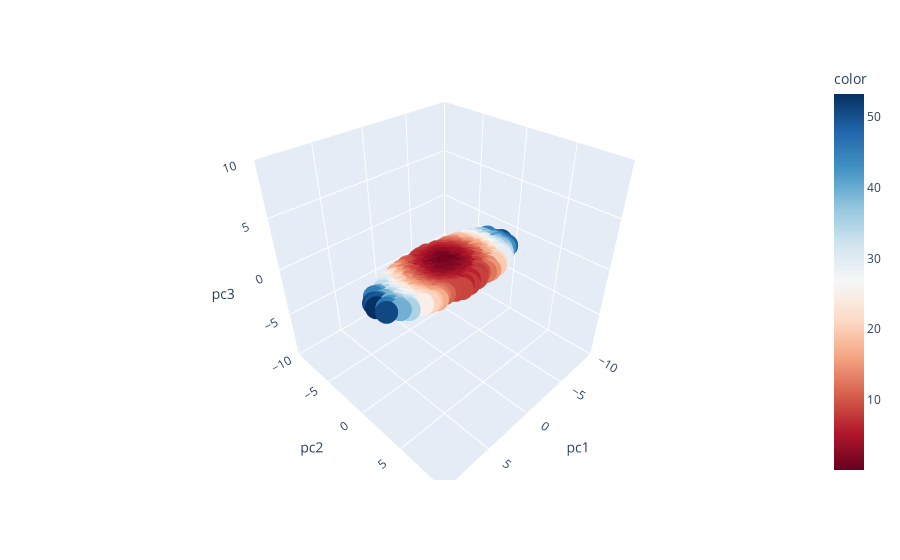

The code cell stored with this chart in its notebook:
### Markdown cell above
We use `colorize_surfboard_data` to add a `color` column to the dataframe. The following plot should show data which looks exactly like the 3D figure given under "Visualizing the Principal Component Matrix", except flattened into the plane given by z = 0.

### Code cell
fig = px.scatter_3d(colorize_surfboard_data(surfboard_1st_2_pcs), x='pc1', y='pc2', z='pc3', range_x = [-10, 10], range_y = [-10, 10], range_z = [-10, 10],
                   color = 'color', color_continuous_scale = 'RdBu');
fig.show();

### Figure 1 — Plotly figure (JSON) as saved in the notebook; plotly's stock layout.template omitted (floating-point values rounded to 4 significant figures; data arrays with more than 128 entries replaced by an {"elided": "..."} marker saying what was removed)
{"data": [{"hoverlabel": {"namelength": 0}, "hovertemplate": "pc1=%{x}<br>pc2=%{y}<br>pc3=%{z}<br>color=%{marker.color}", "legendgroup": "", "marker": {"color": {"elided": "1000 float values"}, "coloraxis": "coloraxis", "symbol": "circle"}, "mode": "markers", "name": "", "scene": "scene", "showlegend": false, "type": "scatter3d", "x": {"elided": "1000 float values"}, "y": {"elided": "1000 float values"}, "z": {"elided": "1000 int values"}}], "layout": {"coloraxis": {"colorbar": {"title": {"text": "color"}}, "colorscale": [[0, "rgb(103,0,31)"], [0.1, "rgb(178,24,43)"], [0.2, "rgb(214,96,77)"], [0.3, "rgb(244,165,130)"], [0.4, "rgb(253,219,199)"], [0.5, "rgb(247,247,247)"], [0.6, "rgb(209,229,240)"], [0.7, "rgb(146,197,222)"], [0.8, "rgb(67,147,195)"], [0.9, "rgb(33,102,172)"], [1, "rgb(5,48,97)"]]}, "legend": {"tracegroupgap": 0}, "margin": {"t": 60}, "scene": {"domain": {"x": [0, 1], "y": [0, 1]}, "xaxis": {"range": [-10, 10], "title": {"text": "pc1"}}, "yaxis": {"range": [-10, 10], "title": {"text": "pc2"}}, "zaxis": {"range": [-10, 10], "title": {"text": "pc3"}}}}}
